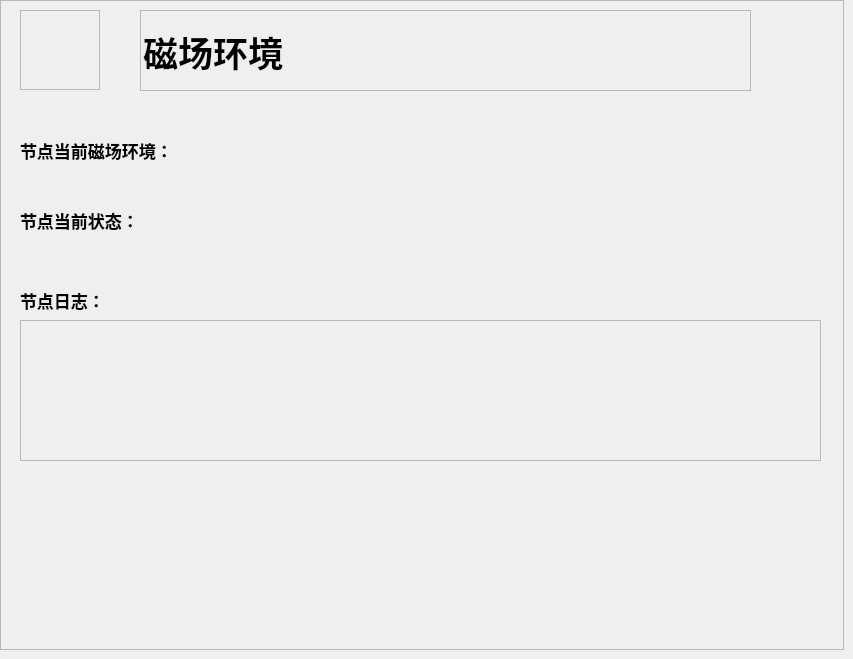
              <widget class="QWidget" name="page_mag">
               <widget class="QFrame" name="frame_18">
                <property name="geometry">
                 <rect>
                  <x>0</x>
                  <y>0</y>
                  <width>844</width>
                  <height>650</height>
                 </rect>
                </property>
                <property name="frameShape">
                 <enum>QFrame::StyledPanel</enum>
                </property>
                <property name="frameShadow">
                 <enum>QFrame::Raised</enum>
                </property>
                <widget class="QFrame" name="frame_19">
                 <property name="geometry">
                  <rect>
                   <x>140</x>
                   <y>10</y>
                   <width>611</width>
                   <height>81</height>
                  </rect>
                 </property>
                 <property name="frameShape">
                  <enum>QFrame::StyledPanel</enum>
                 </property>
                 <property name="frameShadow">
                  <enum>QFrame::Raised</enum>
                 </property>
                 <widget class="QLabel" name="label_67">
                  <property name="geometry">
                   <rect>
                    <x>3</x>
                    <y>1</y>
                    <width>151</width>
                    <height>81</height>
                   </rect>
                  </property>
                  <property name="font">
                   <font>
                    <family>微软雅黑</family>
                    <pointsize>26</pointsize>
                    <weight>75</weight>
                    <bold>true</bold>
                   </font>
                  </property>
                  <property name="text">
                   <string>磁场环境</string>
                  </property>
                 </widget>
                </widget>
                <widget class="QFrame" name="frame_state_mag">
                 <property name="geometry">
                  <rect>
                   <x>20</x>
                   <y>10</y>
                   <width>80</width>
                   <height>80</height>
                  </rect>
                 </property>
                 <property name="styleSheet">
                  <string notr="true"/>
                 </property>
                 <property name="frameShape">
                  <enum>QFrame::StyledPanel</enum>
                 </property>
                 <property name="frameShadow">
                  <enum>QFrame::Raised</enum>
                 </property>
                </widget>
                <widget class="QWidget" name="horizontalLayoutWidget_11">
                 <property name="geometry">
                  <rect>
                   <x>20</x>
                   <y>130</y>
                   <width>261</width>
                   <height>41</height>
                  </rect>
                 </property>
                 <layout class="QHBoxLayout" name="horizontalLayout_40">
                  <item>
                   <layout class="QHBoxLayout" name="horizontalLayout_41">
                    <item>
                     <widget class="QLabel" name="label_68">
                      <property name="font">
                       <font>
                        <family>等线</family>
                        <pointsize>13</pointsize>
                        <weight>75</weight>
                        <bold>true</bold>
                       </font>
                      </property>
                      <property name="text">
                       <string>节点当前磁场环境：</string>
                      </property>
                     </widget>
                    </item>
                    <item>
                     <widget class="QLabel" name="mag_mag_value">
                      <property name="font">
                       <font>
                        <family>Arial</family>
                        <pointsize>13</pointsize>
                       </font>
                      </property>
                      <property name="text">
                       <string/>
                      </property>
                     </widget>
                    </item>
                   </layout>
                  </item>
                 </layout>
                </widget>
                <widget class="QWidget" name="horizontalLayoutWidget_12">
                 <property name="geometry">
                  <rect>
                   <x>20</x>
                   <y>200</y>
                   <width>261</width>
                   <height>41</height>
                  </rect>
                 </property>
                 <layout class="QHBoxLayout" name="horizontalLayout_42">
                  <item>
                   <layout class="QHBoxLayout" name="horizontalLayout_43">
                    <item>
                     <widget class="QLabel" name="label_70">
                      <property name="font">
                       <font>
                        <family>等线</family>
                        <pointsize>13</pointsize>
                        <weight>75</weight>
                        <bold>true</bold>
                       </font>
                      </property>
                      <property name="text">
                       <string>节点当前状态：</string>
                      </property>
                     </widget>
                    </item>
                    <item>
                     <widget class="QLabel" name="mag_state">
                      <property name="font">
                       <font>
                        <family>幼圆</family>
                        <pointsize>13</pointsize>
                       </font>
                      </property>
                      <property name="text">
                       <string/>
                      </property>
                     </widget>
                    </item>
                   </layout>
                  </item>
                 </layout>
                </widget>
                <widget class="QScrollArea" name="scrollArea_5">
                 <property name="geometry">
                  <rect>
                   <x>20</x>
                   <y>320</y>
                   <width>801</width>
                   <height>141</height>
                  </rect>
                 </property>
                 <property name="widgetResizable">
                  <bool>true</bool>
                 </property>
                 <widget class="QWidget" name="scrollAreaWidgetContents_5">
                  <property name="geometry">
                   <rect>
                    <x>0</x>
                    <y>0</y>
                    <width>799</width>
                    <height>139</height>
                   </rect>
                  </property>
                 </widget>
                </widget>
                <widget class="QLabel" name="label_76">
                 <property name="geometry">
                  <rect>
                   <x>20</x>
                   <y>290</y>
                   <width>141</width>
                   <height>21</height>
                  </rect>
                 </property>
                 <property name="font">
                  <font>
                   <family>等线</family>
                   <pointsize>13</pointsize>
                   <weight>75</weight>
                   <bold>true</bold>
                  </font>
                 </property>
                 <property name="text">
                  <string>节点日志：</string>
                 </property>
                </widget>
               </widget>
              </widget>
